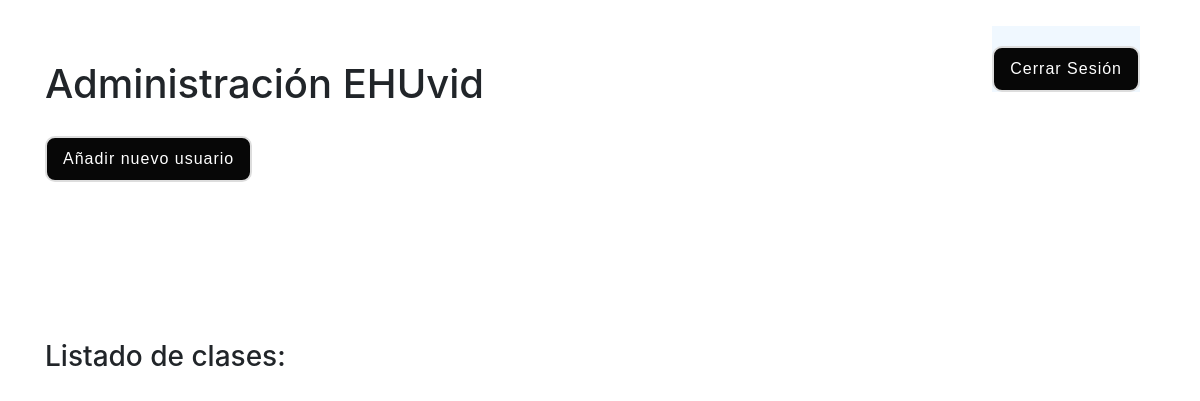
/admin.php, run on an earlier commit of the app's database.
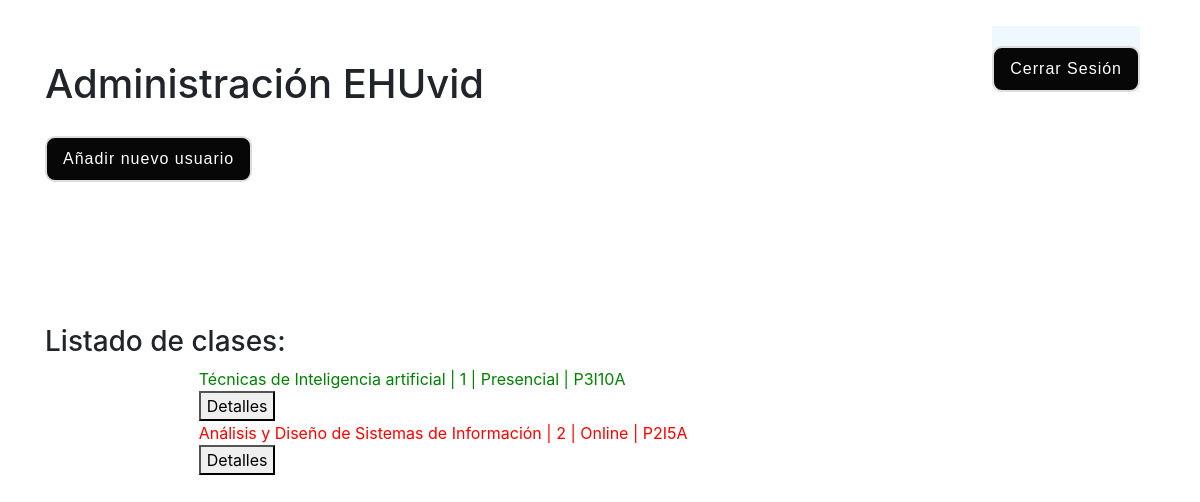
And on a later commit of the database.
### tables this page shows
CREATE TABLE `asignatura` (
  `nombre` varchar(50) NOT NULL,
  `codigo` int(9) NOT NULL,
  `estado` varchar(15) NOT NULL,
  `aula` varchar(7) NOT NULL
);

### admin.php (the view, shortened to what this page needs)
<?php session_start();
    $conn = OpenCon();
?>
<!DOCTYPE html>
<html lang="en">
    <head>
        <link rel="stylesheet" href="https://stackpath.bootstrapcdn.com/bootstrap/4.5.0/css/bootstrap.min.css">
        <link rel="stylesheet" href="css/bootstrap.min.css">
        <link rel="stylesheet" href="https://cdnjs.cloudflare.com/ajax/libs/animate.css/4.0.0/animate.min.css">
         <link rel="stylesheet" href="css/miscss/admin.css">
         <link rel="stylesheet" href="css/miscss/menu.css">
         <link href="https://allfont.es/allfont.css?fonts=alien-league" rel="stylesheet" type="text/css" />
    </head>
    <body class="">
      <div class= "boton">
        <a href="index.php">
          <button class="button ">Cerrar Sesión</button>
        </a>
      </div>
      <div class="principal row d-flex">
        <div class="panelPrincipal ">
            <div class="col-lg-12 row d-flex align-items-center nombre ">
                <h1 class="datos" id="nombre">
                  Administración EHUvid
                </h1>
            </div>
            <div class="col-lg-12 row d-flex ">
                <a href="registro.php">
                    <button class="button ">Añadir nuevo usuario</button>
                </a>
            </div>
        </div>
          <div class="listadoalumno ">
            <div class="col-lg-12 row d-flex alumnado">
                <div class="col-lg-5 row d-flex informacion">
                  <div class="col-lg-12 row d-flex estado">
                    <h3 class="datos">Listado de clases: </h3>
                  </div>
                </div>
            </div>
            <div class="col-lg-12 row d-flex alumnado align-items-center justify-content-center">
                    <div class="col-lg-9 row d-flex align-items-center  justify-content-center notificaciones">
                      <?php
                       $row = mysqli_query($conn,"SELECT * FROM asignatura");
                       $hayResultados = true;
                       while($hayResultados == true){
                              $fila = mysqli_fetch_array($row);
                           if ($fila){
                               $nombre = $fila[0];
                               $codigo = $fila[1];
                               $estado = $fila[2];
                               $aula = $fila[3];
                               $frase = $nombre . " | " . $codigo . " | " . $estado . " | " . $aula . "<br>";
                               echo '<div>';
                               echo '<form method=post action="">';
                               if ($estado == 'Online'){
                                  echo '<font color="red">';
                               } else {
                                  echo '<font color="green">';
                               }
                               echo $frase;
                               echo '</font>';
                               echo '<button type="submit" name="action" value="add_to_cart">Detalles</button>';
                               echo '</form>';
                               echo '</div>';
                           }else{
                              $hayResultados = false;
                           }
                       }
                      ?>
                    </div>
                </div>
            </div>
      </div>
    </body>
</html>

What changed in the data, as far as the page shows it:
added asignatura: nombre "Técnicas de Inteligencia artificial", codigo "1", estado "Presencial", aula "P3I10A"
added asignatura: nombre "Análisis y Diseño de Sistemas de Información", codigo "2", estado "Online", aula "P2I5A"
